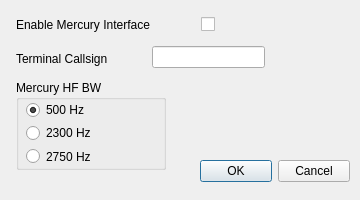
<?xml version="1.0" encoding="UTF-8"?>
<ui version="4.0">
 <class>MercuryDialog</class>
 <widget class="QDialog" name="MercuryDialog">
  <property name="geometry">
   <rect>
    <x>0</x>
    <y>0</y>
    <width>360</width>
    <height>200</height>
   </rect>
  </property>
  <property name="windowTitle">
   <string>Mercury Configuration</string>
  </property>
  <widget class="QLabel" name="label_enable">
   <property name="geometry">
    <rect>
     <x>16</x>
     <y>14</y>
     <width>171</width>
     <height>22</height>
    </rect>
   </property>
   <property name="text">
    <string>Enable Mercury Interface</string>
   </property>
  </widget>
  <widget class="QCheckBox" name="MERCURYEnable">
   <property name="geometry">
    <rect>
     <x>192</x>
     <y>12</y>
     <width>23</width>
     <height>25</height>
    </rect>
   </property>
   <property name="layoutDirection">
    <enum>Qt::RightToLeft</enum>
   </property>
   <property name="text">
    <string/>
   </property>
  </widget>
  <widget class="QLabel" name="label_call">
   <property name="geometry">
    <rect>
     <x>16</x>
     <y>48</y>
     <width>131</width>
     <height>22</height>
    </rect>
   </property>
   <property name="text">
    <string>Terminal Callsign</string>
   </property>
  </widget>
  <widget class="QLineEdit" name="TermCall">
   <property name="geometry">
    <rect>
     <x>152</x>
     <y>46</y>
     <width>113</width>
     <height>22</height>
    </rect>
   </property>
  </widget>
  <widget class="QGroupBox" name="HFMode">
   <property name="geometry">
    <rect>
     <x>16</x>
     <y>80</y>
     <width>150</width>
     <height>90</height>
    </rect>
   </property>
   <property name="title">
    <string>Mercury HF BW</string>
   </property>
   <widget class="QRadioButton" name="MERCURY500">
    <property name="geometry">
     <rect>
      <x>10</x>
      <y>20</y>
      <width>101</width>
      <height>20</height>
     </rect>
    </property>
    <property name="text">
     <string>500 Hz</string>
    </property>
    <property name="checked">
     <bool>true</bool>
    </property>
    <attribute name="buttonGroup">
     <string notr="true">buttonGroup_mercury</string>
    </attribute>
   </widget>
   <widget class="QRadioButton" name="MERCURY2300">
    <property name="geometry">
     <rect>
      <x>10</x>
      <y>43</y>
      <width>101</width>
      <height>20</height>
     </rect>
    </property>
    <property name="text">
     <string>2300 Hz</string>
    </property>
    <attribute name="buttonGroup">
     <string notr="true">buttonGroup_mercury</string>
    </attribute>
   </widget>
   <widget class="QRadioButton" name="MERCURY2750">
    <property name="geometry">
     <rect>
      <x>10</x>
      <y>66</y>
      <width>101</width>
      <height>21</height>
     </rect>
    </property>
    <property name="text">
     <string>2750 Hz</string>
    </property>
    <attribute name="buttonGroup">
     <string notr="true">buttonGroup_mercury</string>
    </attribute>
   </widget>
  </widget>
  <widget class="QWidget" name="layoutWidget">
   <property name="geometry">
    <rect>
     <x>200</x>
     <y>155</y>
     <width>150</width>
     <height>33</height>
    </rect>
   </property>
   <layout class="QHBoxLayout">
    <property name="spacing">
     <number>6</number>
    </property>
    <property name="leftMargin">
     <number>0</number>
    </property>
    <property name="topMargin">
     <number>0</number>
    </property>
    <property name="rightMargin">
     <number>0</number>
    </property>
    <property name="bottomMargin">
     <number>0</number>
    </property>
    <item>
     <widget class="QPushButton" name="okButton">
      <property name="text">
       <string>OK</string>
      </property>
     </widget>
    </item>
    <item>
     <widget class="QPushButton" name="cancelButton">
      <property name="text">
       <string>Cancel</string>
      </property>
     </widget>
    </item>
   </layout>
  </widget>
 </widget>
 <resources/>
 <connections/>
 <buttongroups>
  <buttongroup name="buttonGroup_mercury"/>
 </buttongroups>
</ui>
